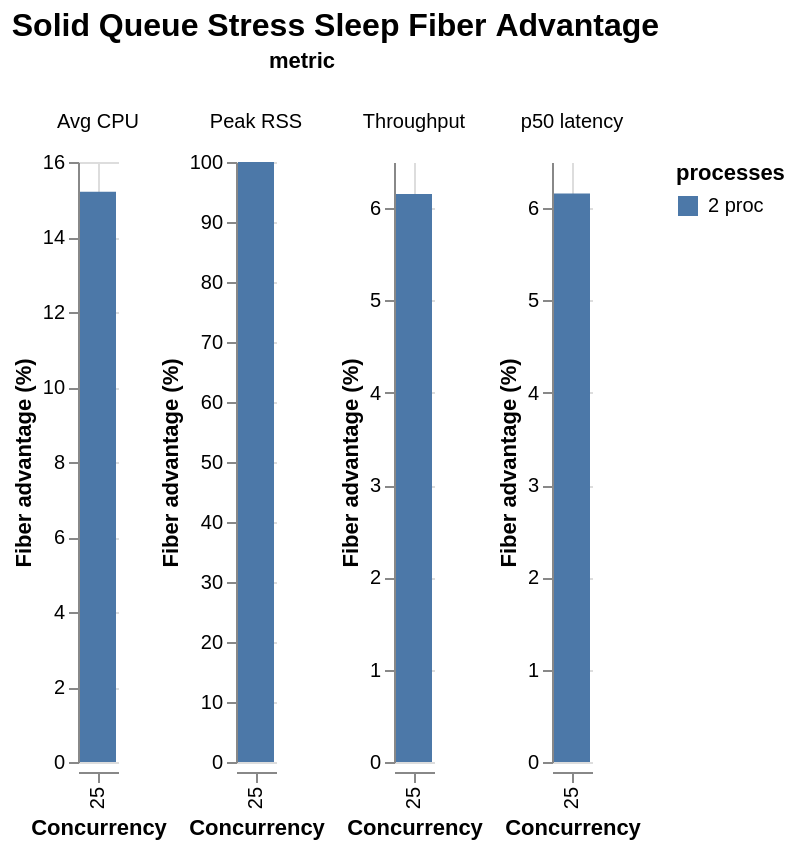

The specification (Vega-Lite) saved for this image:
### Vega-Lite specification from a JSON file in a GitHub repository (floating-point values rounded to 4 significant figures)
{"$schema": "https://vega.github.io/schema/vega-lite/v6.json", "title": "Solid Queue Stress Sleep Fiber Advantage", "data": {"values": [{"concurrency": 25, "processes": "2 proc", "metric": "Throughput", "value": 6.152}, {"concurrency": 25, "processes": "2 proc", "metric": "Peak RSS", "value": 100.0}, {"concurrency": 25, "processes": "2 proc", "metric": "Avg CPU", "value": 15.21}, {"concurrency": 25, "processes": "2 proc", "metric": "p50 latency", "value": 6.16}]}, "mark": {"type": "bar", "tooltip": true}, "encoding": {"x": {"field": "concurrency", "type": "ordinal", "title": "Concurrency"}, "y": {"field": "value", "type": "quantitative", "title": "Fiber advantage (%)"}, "color": {"field": "processes", "type": "nominal"}, "column": {"field": "metric", "type": "nominal"}, "tooltip": [{"field": "metric", "type": "nominal"}, {"field": "concurrency", "type": "nominal"}, {"field": "processes", "type": "nominal"}, {"field": "value", "type": "quantitative"}]}, "resolve": {"scale": {"y": "independent"}}, "config": {"background": "white", "axis": {"labelFont": "Arial", "titleFont": "Arial", "grid": true}, "legend": {"labelFont": "Arial", "titleFont": "Arial"}, "title": {"font": "Arial", "fontSize": 16, "anchor": "start"}, "view": {"stroke": null}}}
